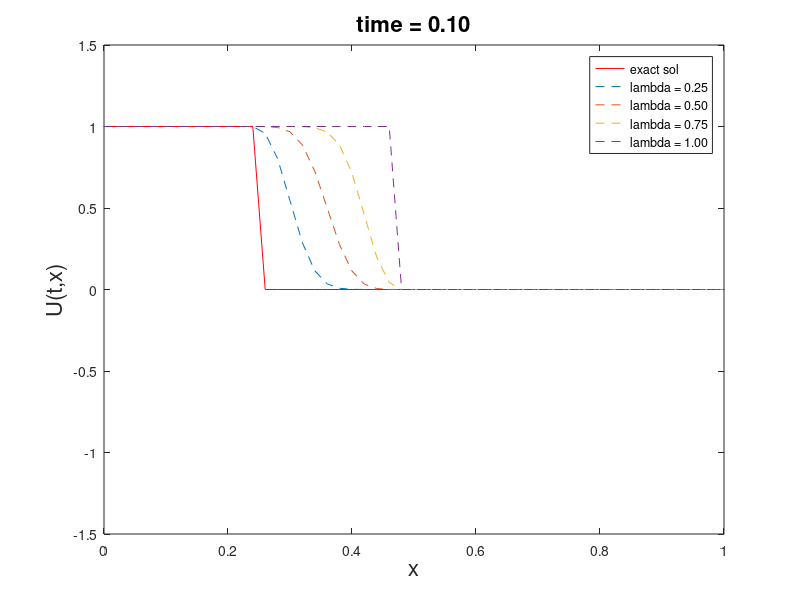

Here is the MATLAB script that generated this plot:
%%
%CIR scheme - function 2
clc;
clear;
close all;
format long
%define variables
xmin = 0;
xmax = 1;
N = 50;
dt = 0.009;
t = 0;
tmax = 0.1;

%discretise the domain
dx = (xmax - xmin)/N;
x = xmin - dx : dx : xmax + dx;
index = 1;
for i = x
    if i <= 0.25
        u0(index) = 1.0;
        exact = u0;
    else
        u0(index) = 0.0;
        exact = u0;
    end
    index = index + 1;
end

u1 = u0;
u2 = u0;
u3 = u0;
u4 = u0;
un1 = u0;
un2 = u0;
un3 = u0;
un4 = u0;

lambda1 = 0.25;
lambda2 = 0.5;
lambda3 = 0.75;
lambda4 = 1.0;

%time loop
nsteps = tmax/dt;
for n = 1 : nsteps

    %calculate CIR scheme
    for i = 2:N+2
        un1(i) = u1(i) - lambda1*(u1(i)-u1(i-1));
    end
    for i = 2:N+2
        un2(i) = u2(i) - lambda2*(u2(i)-u2(i-1));
    end
    for i = 2:N+2
        un3(i) = u3(i) - lambda3*(u3(i)-u3(i-1));
    end
    for i = 2:N+2
        un4(i) = u4(i) - lambda4*(u4(i)-u4(i-1));
    end
    %update
    t = t+dt;
    u1 = un1;
    u2 = un2;
    u3 = un3;
    u4 = un4;
    %plot
    plot(x,exact,'r-');
    hold on
    plot (x,u1,'--','markerfacecolor','g');
    plot (x,u2,'--','markerfacecolor','b');
    plot (x,u3,'--','markerfacecolor','k');
    plot (x,u4,'--','markerfacecolor','r');
    hold off
    legend('exact sol','lambda = 0.25','lambda = 0.50','lambda = 0.75','lambda = 1.00');
    axis([xmin,xmax,-1.5,1.5])
    xlabel('x','fontsize',16)
    ylabel('U(t,x)','fontsize',16)
    title(sprintf('time = %1.2f',t),'fontsize',16)
    shg
    pause(dt);
end
